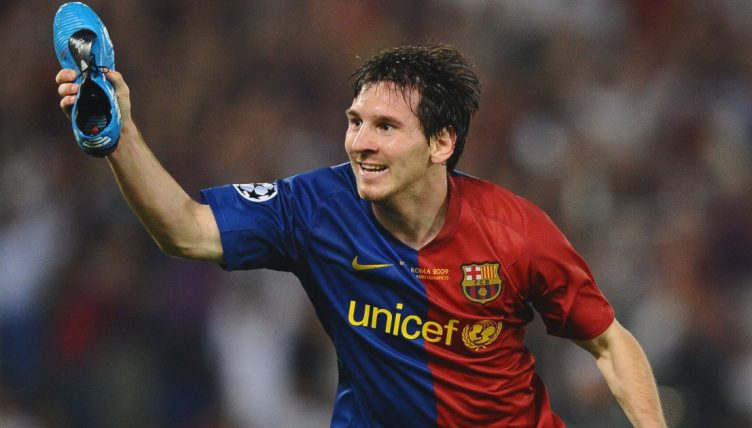
#> input picture leo_messi.jpg, 752 x 428 px, found by its file name
$ jupyter execute LGM_task_1.ipynb
#> lines starting #> are read from the running program, lines starting #| are printed output that depends on the picture
[cell 1]
#importing the library
from google.colab.patches import cv2_imshow
import cv2

[cell 2]
#Adding the image
img = cv2.imread("/content/leo_messi.jpg")
#> img is the input picture: shape (428, 752, 3); mean B, G, R 63.3, 63.7, 78.8

scale = 20
width = int(img.shape[1] * scale / 100)
#> width = 150
height = int(img.shape[0] * scale / 100)
#> height = 85
dimension = (width, height)
#> dimension = (150, 85)

# resize image
img2 = cv2.resize(img, dimension, interpolation = cv2.INTER_AREA)
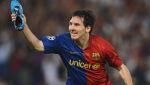
#> img2: shape (85, 150, 3); mean B, G, R 63.3, 63.7, 78.8
cv2_imshow(img2)

[cell 3]
#converting to gray scale image
img2_in_gray = cv2.cvtColor(img2, cv2.COLOR_BGR2GRAY)
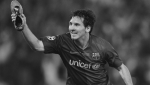
#> img2_in_gray: shape (85, 150); min 17, max 216, mean 68.1
cv2_imshow(img2_in_gray)

[cell 4]
#inverting the grayscale image or transforming into negative using bitwise_not operator
img2_invert = 255-img2_in_gray
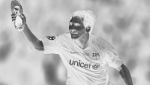
#> img2_invert: shape (85, 150); min 39, max 238, mean 186.9
cv2_imshow(img2_invert)

[cell 5]
#blurring the image using gaussian function
blurred_img2 = cv2.GaussianBlur(img2_invert, (21, 21), 0)
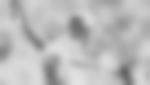
#> blurred_img2: shape (85, 150); min 102, max 227, mean 186.9
cv2_imshow(blurred_img2)

[cell 6]
#inverting the blurred image
blurred_invert = 255-blurred_img2
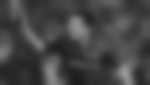
#> blurred_invert: shape (85, 150); min 28, max 153, mean 68.1
cv2_imshow(blurred_invert)

[cell 7]
#final sketch
final_sketch = cv2.divide(img2_in_gray, blurred_invert, scale=240.0)
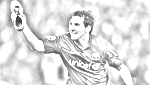
#> final_sketch: shape (85, 150); min 54, max 255, mean 223.1
cv2_imshow(final_sketch)
